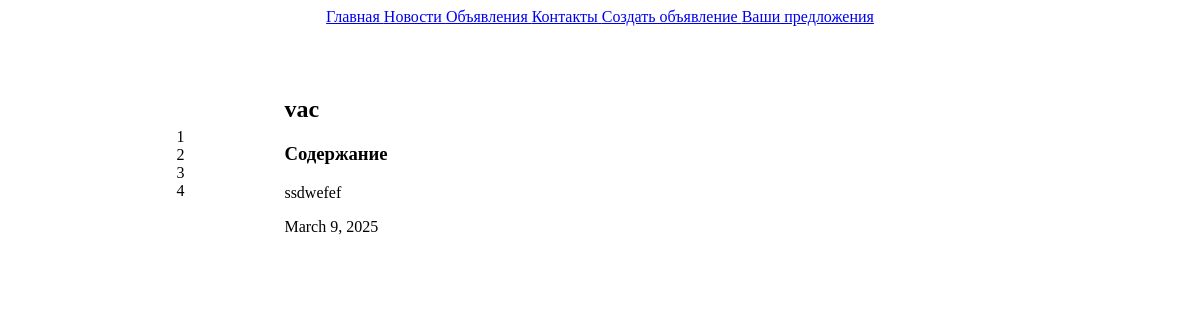
The page /posts/advertisements/3 on the database its author committed.
### posts/models.py (models this page shows, shortened)
class Post(models.Model):
    title = models.CharField(max_length=128)
    content = models.TextField(null=True, blank=True)
    date = models.DateField(auto_now=True)

### posts/views.py (the view)
# urls.py: path('advertisements/<int:advertisement_id>', views.one_advertisement, name = "advertisement"),
def one_advertisement(request, advertisement_id=4):
    advertisement = Advertisement.objects.get(id=advertisement_id)
    context = {
        "advertisement": advertisement
    }
    return render(request, "posts/advertisement.html", context)

### posts/templates/posts/advertisement.html
{% extends "posts/base.html" %}
{% block content %}
<div class="container column" id="content">
    <div class="past">
        <h2>{{ advertisement.title }}</h2>
        <h3>Содержание</h3>
        <p>{{ advertisement.content }}</p>
        <p>{{ advertisement.date }}</p>
    </div>
</div>
{% endblock %}

### static/CSS/style.css (style rules this page uses)
.container { display: flex; justify-content: center; }
.column { flex-direction: column; margin: 50px; }
#content { width: 80%; }

### rows shown on the page
Post: title "vac", content "ssdwefef", date "March 9, 2025"
